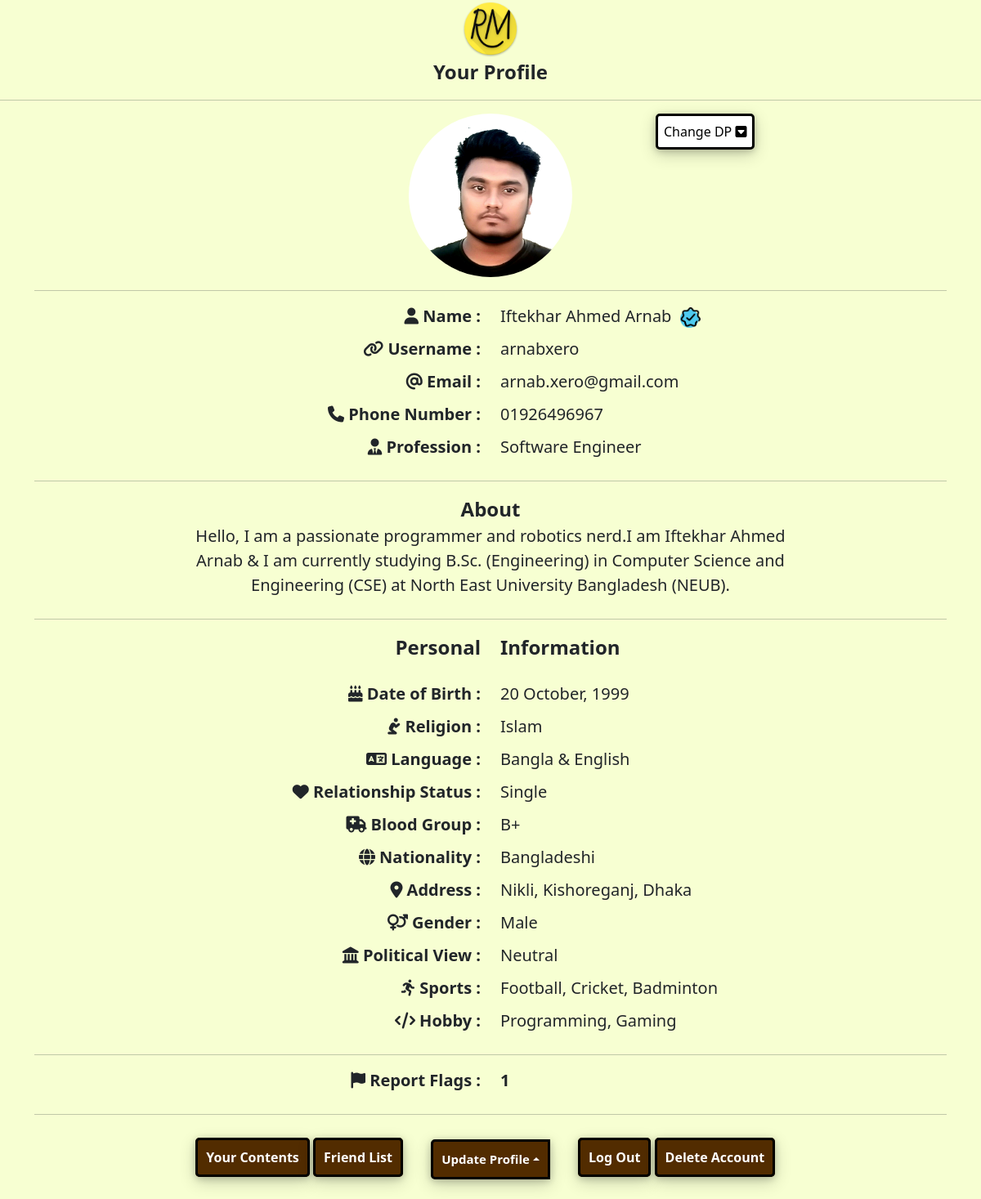
The app's page /profile.php (signed in) with its own data.
### tables this page shows
CREATE TABLE `users` (
  `fname` varchar(150) DEFAULT NULL,
  `lname` varchar(150) DEFAULT NULL,
  `uname` varchar(150) DEFAULT NULL,
  `email` varchar(150) DEFAULT NULL,
  `phone` varchar(150) DEFAULT NULL,
  `job` varchar(150) DEFAULT NULL,
  `about` varchar(500) DEFAULT NULL,
  `pass` varchar(150) DEFAULT NULL,
  `id` int(11) NOT NULL,
  `verified` varchar(20) DEFAULT NULL,
  `flag` int(11) DEFAULT 0,
  `content_count` int(11) DEFAULT 0,
  `pro_pic` varchar(500) DEFAULT NULL,
  `temp_id` varchar(50) DEFAULT NULL,
  `date_of_birth` varchar(100) DEFAULT NULL,
  `religion` varchar(100) DEFAULT NULL,
  `language` varchar(100) DEFAULT NULL,
  `relation` varchar(100) DEFAULT NULL,
  `blood` varchar(100) DEFAULT NULL,
  `nation` varchar(100) DEFAULT NULL,
  `address` varchar(100) DEFAULT NULL,
  `gender` varchar(50) DEFAULT NULL,
  `politics` varchar(50) DEFAULT NULL,
  `sports` varchar(400) DEFAULT NULL,
  `hobby` varchar(400) DEFAULT NULL,
  `temp_id2` varchar(50) DEFAULT NULL,
  `status` varchar(50) DEFAULT NULL,
  `s_verified` varchar(50) DEFAULT NULL
);

### profile.php (the view, shortened to what this page needs)
<?php
include('include/connection.php');
$name = "Undefined";
$username = "Undefined";
$email = "Undefined";
$phone = "Undefined";
$job = "Undefined";
$about = "Undefined";
$flags = 0;
$propic = "ext-files/user/default.jpg";
$dob = "Undefined";
$rel = "Undefined";
$lan = "Undefined";
$rstat = "Undefined";
$bg = "Undefined";
$nat = "Undefined";
$addr = "Undefined";
$vcheck = "hidden";
if (isset($_SESSION['logid'])) {
    function get_flag_count($user_id)
    {
        include('include/connection.php');
        $sql = "SELECT * FROM flaglist WHERE user_id = '$user_id'";
        $res = mysqli_query($con, $sql);
        $count = mysqli_num_rows($res);
        return $count;
    }
    $id = $_SESSION['logid'];
    $sql = "SELECT * FROM users WHERE id = '$id'";
    $result = mysqli_query($con, $sql);
    while ($row = mysqli_fetch_assoc($result)) {
        $name = $row['fname'] . ' ' . $row['lname'];
        $username = $row['uname'];
        $email = $row['email'];
        $phone = $row['phone'];
        $job = $row['job'];
        $about = $row['about'];
        $flags = get_flag_count($row['id']);
        if (!(empty($row['pro_pic'])) || !is_null($row['pro_pic'])) {
            $propic = "ext-files/user/" . $row['pro_pic'];
        }
        $dob = $row['date_of_birth'];
        $rel = $row['religion'];
        $lan = $row['language'];
        $rstat = $row['relation'];
        $bg = $row['blood'];
        $nat = $row['nation'];
        $addr = $row['address'];
        $gen = $row['gender'];
        $pol = $row['politics'];
        $spo = $row['sports'];
        $hobb = $row['hobby'];
        if ($row['s_verified'] == 'YES') {
            $vcheck = "";
        }
    }
} else {
    header('Location: logreg.php');
}
?>
<!DOCTYPE html>
<html lang="en">
<head>
    <link rel="stylesheet" href="assets/fontawesome/css/all.css">
    <link rel="stylesheet" href="assets/bootstrap/css/bootstrap.min.css">
    <link rel="stylesheet" href="css/style.css?v=<?php echo time(); ?>">
</head>
<body style="background-color:#f7ffd2; text-align:center;">
    <a href="index.php">
        <img src="files/logo/rm.png" height="70px" width="70px">
    </a>
    <span class="main-title">Your Profile</span>
    <hr>
    <div class="container">
        <div class="row">
            <div class="col-sm-4">
            </div>
            <div class="col-sm-4" style="text-align:center;">
                <img class="profile-picture" src="<?= $propic ?>"></img>
            </div>
            <div class="col-sm-4" style="text-align: left;">
                <button class="cdp-btn" id="toggle">Change DP <i class="fas fa-caret-square-down"></i></button>
                <br>
            </div>
        </div>
        <hr>
        <div class="row">
            <div class="col-6" style="text-align:right;">
                <span class="profile-details-param"><i class="fas fa-user"></i> Name : </span>
                <span class="profile-details-param"><i class="fas fa-link"></i> Username : </span>
                <span class="profile-details-param"><i class="fas fa-at"></i> Email : </span>
                <span class="profile-details-param"><i class="fas fa-phone"></i> Phone Number : </span>
                <span class="profile-details-param"><i class="fas fa-user-tie"></i> Profession : </span>
            </div>
            <div class="col-6" style="text-align:left;">
                <span class="profile-details"><?= $name ?> &nbsp<img src="files/logo/verified.png" height="25px" width="25px" title="User Identity Verified" <?= $vcheck ?> onclick=" window.alert('You are An Identity Verified User');"></span>
                <span class="profile-details"><?= $username ?></span>
                <span class="profile-details"><?= $email ?></span>
                <span class="profile-details"><?= $phone ?></span>
                <span class="profile-details"><?= $job ?></span>
            </div>
        </div>
        <hr>
        <div class="row">
            <div class="col-2">
            </div>
            <div class="col-8" style="text-align:center;">
                <span class="main-title">About</span>
                <p class="profile-details"><?= $about ?></p>
            </div>
            <div class="col-2">
            </div>
        </div>
        <hr>
        <div class="row">
            <div class="col-6" style="text-align:right;">
                <span class="main-title">Personal</span>
                <br>
                <span class="profile-details-param"><i class="fas fa-birthday-cake"></i> Date of Birth : </span>
                <span class="profile-details-param"><i class="fas fa-pray"></i> Religion : </span>
                <span class="profile-details-param"><i class="fas fa-language"></i> Language : </span>
                <span class="profile-details-param"><i class="fas fa-heart"></i> Relationship Status : </span>
                <span class="profile-details-param"><i class="fas fa-ambulance"></i> Blood Group : </span>
                <span class="profile-details-param"><i class="fas fa-globe"></i> Nationality : </span>
                <span class="profile-details-param"><i class="fas fa-map-marker-alt"></i> Address : </span>
                <span class="profile-details-param"><i class="fas fa-venus-mars"></i> Gender : </span>
                <span class="profile-details-param"><i class="fas fa-landmark"></i> Political View : </span>
                <span class="profile-details-param"><i class="fas fa-running"></i> Sports : </span>
                <span class="profile-details-param"><i class="fas fa-code"></i> Hobby : </span>
            </div>
            <div class="col-6" style="text-align:left;">
                <span class="main-title">Information</span>
                <br>
                <span class="profile-details"><?= $dob ?></span>
                <span class="profile-details"><?= $rel ?></span>
                <span class="profile-details"><?= $lan ?></span>
                <span class="profile-details"><?= $rstat ?></span>
                <span class="profile-details"><?= $bg ?></span>
                <span class="profile-details"><?= $nat ?></span>
                <span class="profile-details"><?= $addr ?></span>
                <span class="profile-details"><?= $gen ?></span>
                <span class="profile-details"><?= $pol ?></span>
                <span class="profile-details"><?= $spo ?></span>
                <span class="profile-details"><?= $hobb ?></span>
            </div>
        </div>
        <hr>
        <div class="row">
            <div class="col-6" style="text-align:right;">
                <span class="profile-details-param"><i class="fas fa-flag"></i> Report Flags : </span>
            </div>
            <div class="col-6" style="text-align:left;">
                <span class="profile-details"><strong><?= $flags ?></strong></span>
            </div>
        </div>
        <hr>
        <br>
        <div class="row">
            <div class="col-lg-5" style="text-align:right;">
                <a class="pro-btn" href="your_contents.php">Your Contents</a>
                <a class="pro-btn" href="friend_list.php">Friend List</a>
            </div>
            <div class="col-lg-2" style="text-align:center;">
                <div class="btn-group dropup">
                    <button type="button" class="btn btn-sm btn-secondary dropdown-toggle dropdown-toggle-split pro-btn-dropup" data-bs-toggle="dropdown" aria-expanded="false">
                        Update Profile
                    </button>
                </div>
            </div>
            <div class="col-lg-5" style="text-align:left;">
                <a class="pro-btn" href="subdir/logout.php">Log Out</a>
                <a class="pro-btn" href="delete_acc.php">Delete Account</a>
            </div>
        </div>
        <br>
    </div>
</body>
</html>

### css/style.css (style rules this page uses)
:root { --transition-speed: 600ms; }
* { scrollbar-width: thin; scrollbar-color: #3d3f28 #faffaf; }
span { display: inline-block; width: 100%; max-height: 300px; -webkit-line-clamp: 2; display: -webkit-box; -webkit-box-orient: vertical; overflow: hidden; text-overflow: ellipsis; }
.profile-picture { border-radius: 60%; height: 200px; width: 200px; }
.profile-details-param { font-weight: bold; font-size: 20px; margin-bottom: 10px; }
.profile-details { font-size: 20px; margin-bottom: 10px; }
.pro-btn { border: 3px solid black; border-radius: 5px; text-decoration: none; font-weight: bold; color: rgb(255, 255, 255); background-color: rgb(82, 44, 0); padding: 10px; box-shadow: 0 2px 8px 0 rgba(0, 0, 0, 0.2), 0 6px 20px 0 rgba(0, 0, 0, 0.19); transition: var(--transition-speed); }
.pro-btn-dropup { margin-top: -10px; border: 3px solid black; border-radius: 5px; text-decoration: none; font-weight: bold; font-size: 15px; color: rgb(255, 255, 255); background-color: rgb(82, 44, 0); padding: 10px; box-shadow: 0 2px 8px 0 rgba(0, 0, 0, 0.2), 0 6px 20px 0 rgba(0, 0, 0, 0.19); transition: var(--transition-speed); }
.cdp-btn { text-decoration: none; padding: 7px; border: 3px solid black; border-radius: 5px; color: rgb(0, 0, 0); background-color: white; box-shadow: 0 2px 8px 0 rgba(0, 0, 0, 0.2), 0 6px 20px 0 rgba(0, 0, 0, 0.19); transition: var(--transition-speed); }
.main-title { font-size: 24px; font-weight: bold; }

### records on screen
users: pro_pic (picture), name "Iftekhar Ahmed Arnab", uname "arnabxero", email "arnab.xero@gmail.com", phone "01926496967", job "Software Engineer", about "Hello, I am a passionate programmer and robotics nerd.I am Iftekhar Ahmed Arnab & I am currently studying B.Sc. (Engineering) in Computer Science and Engineering (CSE) at North East University Bangladesh (NEUB).", date_of_birth "20 October, 1999", religion "Islam", language "Bangla & English", relation "Single", blood "B+", nation "Bangladeshi", address "Nikli, Kishoreganj, Dhaka", gender "Male", politics "Neutral", sports "Football, Cricket, Badminton", hobby "Programming, Gaming"

### other values on screen
$flags "1"
